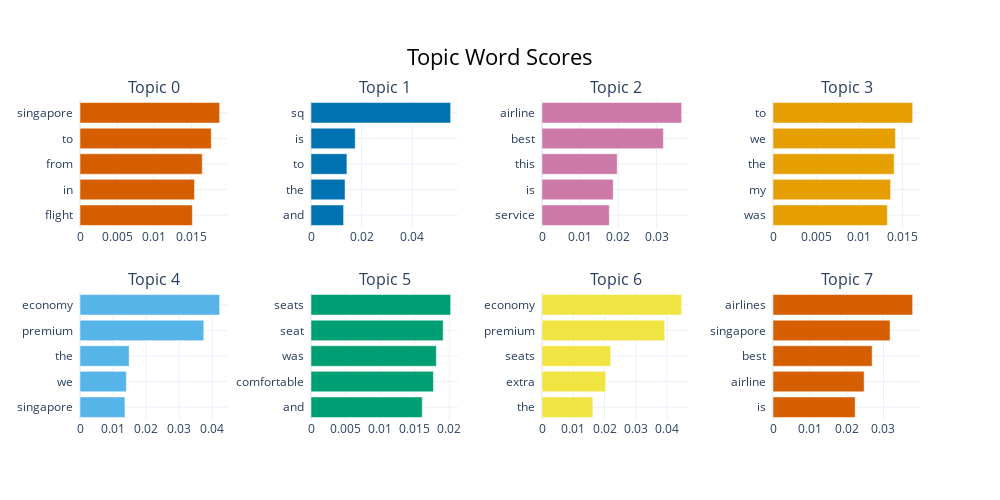

The notebook cell this image was saved under:
### Markdown cell above
Or visualize topic word scores.

### Code cell
topic_model.visualize_barchart()

### Figure 1 — Plotly figure (JSON) as saved in the notebook; plotly's stock layout.template omitted (floating-point values rounded to 4 significant figures)
{"data": [{"marker": {"color": "#D55E00"}, "orientation": "h", "type": "bar", "x": [0.01515, 0.01543, 0.01649, 0.0177, 0.01883], "xaxis": "x", "y": ["flight  ", "in  ", "from  ", "to  ", "singapore  "], "yaxis": "y"}, {"marker": {"color": "#0072B2"}, "orientation": "h", "type": "bar", "x": [0.01287, 0.01344, 0.01418, 0.01745, 0.05513], "xaxis": "x2", "y": ["and  ", "the  ", "to  ", "is  ", "sq  "], "yaxis": "y2"}, {"marker": {"color": "#CC79A7"}, "orientation": "h", "type": "bar", "x": [0.01763, 0.01865, 0.01969, 0.03177, 0.03655], "xaxis": "x3", "y": ["service  ", "is  ", "this  ", "best  ", "airline  "], "yaxis": "y3"}, {"marker": {"color": "#E69F00"}, "orientation": "h", "type": "bar", "x": [0.01326, 0.01364, 0.01404, 0.01419, 0.01619], "xaxis": "x4", "y": ["was  ", "my  ", "the  ", "we  ", "to  "], "yaxis": "y4"}, {"marker": {"color": "#56B4E9"}, "orientation": "h", "type": "bar", "x": [0.01359, 0.014, 0.01485, 0.03741, 0.04221], "xaxis": "x5", "y": ["singapore  ", "we  ", "the  ", "premium  ", "economy  "], "yaxis": "y5"}, {"marker": {"color": "#009E73"}, "orientation": "h", "type": "bar", "x": [0.01608, 0.0177, 0.01812, 0.01911, 0.02019], "xaxis": "x6", "y": ["and  ", "comfortable  ", "was  ", "seat  ", "seats  "], "yaxis": "y6"}, {"marker": {"color": "#F0E442"}, "orientation": "h", "type": "bar", "x": [0.01627, 0.02036, 0.02199, 0.03926, 0.04469], "xaxis": "x7", "y": ["the  ", "extra  ", "seats  ", "premium  ", "economy  "], "yaxis": "y7"}, {"marker": {"color": "#D55E00"}, "orientation": "h", "type": "bar", "x": [0.02231, 0.02475, 0.02693, 0.03179, 0.03793], "xaxis": "x8", "y": ["is  ", "airline  ", "best  ", "singapore  ", "airlines  "], "yaxis": "y8"}], "layout": {"annotations": [{"font": {"size": 16}, "showarrow": false, "text": "Topic 0", "x": 0.0875, "xanchor": "center", "xref": "paper", "y": 1, "yanchor": "bottom", "yref": "paper"}, {"font": {"size": 16}, "showarrow": false, "text": "Topic 1", "x": 0.3625, "xanchor": "center", "xref": "paper", "y": 1, "yanchor": "bottom", "yref": "paper"}, {"font": {"size": 16}, "showarrow": false, "text": "Topic 2", "x": 0.6375, "xanchor": "center", "xref": "paper", "y": 1, "yanchor": "bottom", "yref": "paper"}, {"font": {"size": 16}, "showarrow": false, "text": "Topic 3", "x": 0.9125, "xanchor": "center", "xref": "paper", "y": 1, "yanchor": "bottom", "yref": "paper"}, {"font": {"size": 16}, "showarrow": false, "text": "Topic 4", "x": 0.0875, "xanchor": "center", "xref": "paper", "y": 0.4, "yanchor": "bottom", "yref": "paper"}, {"font": {"size": 16}, "showarrow": false, "text": "Topic 5", "x": 0.3625, "xanchor": "center", "xref": "paper", "y": 0.4, "yanchor": "bottom", "yref": "paper"}, {"font": {"size": 16}, "showarrow": false, "text": "Topic 6", "x": 0.6375, "xanchor": "center", "xref": "paper", "y": 0.4, "yanchor": "bottom", "yref": "paper"}, {"font": {"size": 16}, "showarrow": false, "text": "Topic 7", "x": 0.9125, "xanchor": "center", "xref": "paper", "y": 0.4, "yanchor": "bottom", "yref": "paper"}], "height": 500, "hoverlabel": {"bgcolor": "white", "font": {"family": "Rockwell", "size": 16}}, "showlegend": false, "title": {"font": {"color": "Black", "size": 22}, "text": "Topic Word Scores", "x": 0.5, "xanchor": "center", "yanchor": "top"}, "width": 1000, "xaxis": {"anchor": "y", "domain": [0, 0.175], "showgrid": true}, "xaxis2": {"anchor": "y2", "domain": [0.275, 0.45], "showgrid": true}, "xaxis3": {"anchor": "y3", "domain": [0.55, 0.725], "showgrid": true}, "xaxis4": {"anchor": "y4", "domain": [0.825, 1], "showgrid": true}, "xaxis5": {"anchor": "y5", "domain": [0, 0.175], "showgrid": true}, "xaxis6": {"anchor": "y6", "domain": [0.275, 0.45], "showgrid": true}, "xaxis7": {"anchor": "y7", "domain": [0.55, 0.725], "showgrid": true}, "xaxis8": {"anchor": "y8", "domain": [0.825, 1], "showgrid": true}, "yaxis": {"anchor": "x", "domain": [0.6, 1], "showgrid": true}, "yaxis2": {"anchor": "x2", "domain": [0.6, 1], "showgrid": true}, "yaxis3": {"anchor": "x3", "domain": [0.6, 1], "showgrid": true}, "yaxis4": {"anchor": "x4", "domain": [0.6, 1], "showgrid": true}, "yaxis5": {"anchor": "x5", "domain": [0, 0.4], "showgrid": true}, "yaxis6": {"anchor": "x6", "domain": [0, 0.4], "showgrid": true}, "yaxis7": {"anchor": "x7", "domain": [0, 0.4], "showgrid": true}, "yaxis8": {"anchor": "x8", "domain": [0, 0.4], "showgrid": true}}}
